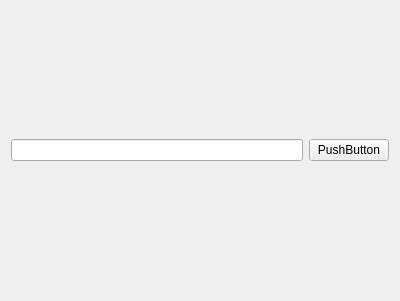
<?xml version="1.0" encoding="UTF-8"?>
<ui version="4.0">
 <class>Form</class>
 <widget class="QWidget" name="Form">
  <property name="geometry">
   <rect>
    <x>0</x>
    <y>0</y>
    <width>400</width>
    <height>301</height>
   </rect>
  </property>
  <property name="windowTitle">
   <string>Form</string>
  </property>
  <layout class="QHBoxLayout" name="horizontalLayout">
   <item>
    <widget class="QLineEdit" name="lineEdit"/>
   </item>
   <item>
    <widget class="QPushButton" name="pushButton">
     <property name="text">
      <string>PushButton</string>
     </property>
    </widget>
   </item>
  </layout>
 </widget>
 <resources/>
 <connections/>
</ui>
